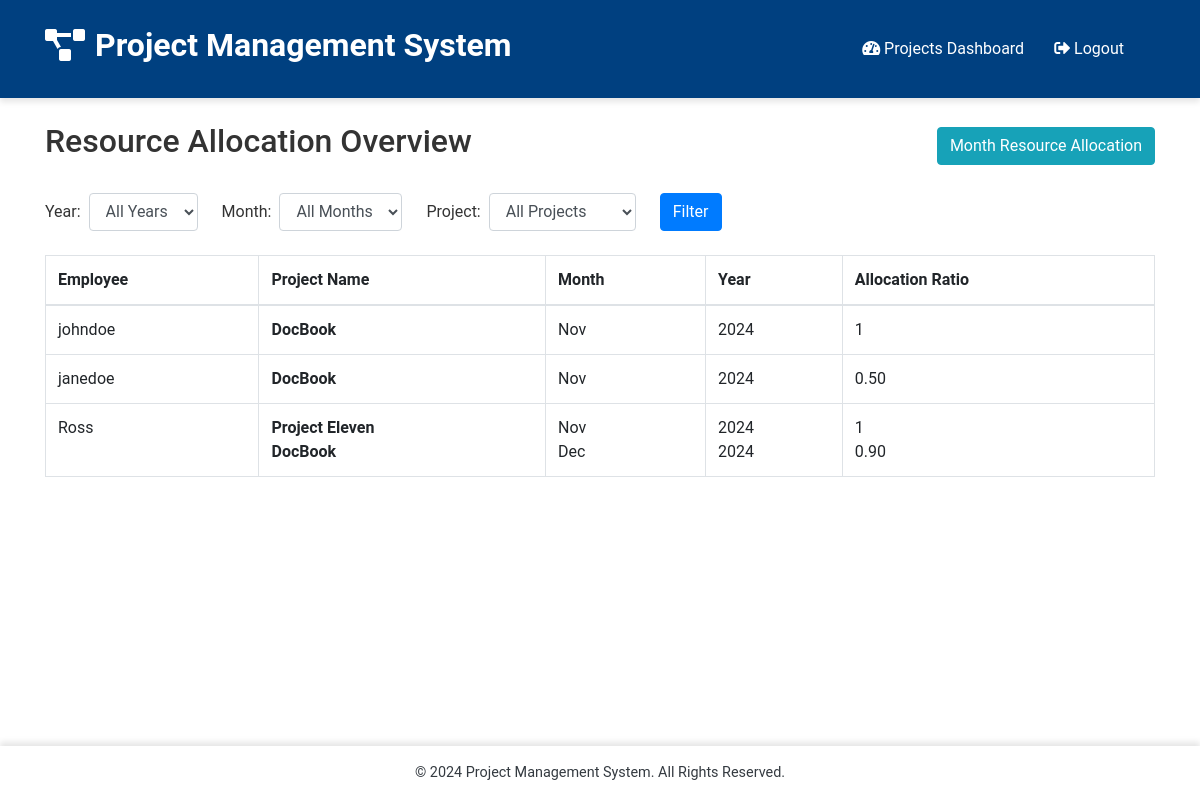
The page /resources/overview/ (signed in) on the database its author committed.
### app/models.py (models this page shows, shortened)
class User(AbstractUser):
    ROLE_CHOICES = (
        ('Manager', 'Manager'),
        ('Team Lead', 'Team Lead'),
        ('Employee', 'Employee'),
    )
    role = models.CharField(max_length=10, choices=ROLE_CHOICES)

class Project(models.Model):
    name = models.CharField(max_length=100)

class ProjectBudget(models.Model):
    project = models.ForeignKey(Project, related_name='budgets', on_delete=models.CASCADE)
    month = models.CharField(max_length=50, null=True, blank=True)
    year = models.CharField(max_length=50, null=True, blank=True)
    budgeted_resources = models.DecimalField(max_digits=5, decimal_places=2)
    actual_resources = models.DecimalField(max_digits=4, decimal_places=2, null=True, blank=True)
    resource_details = models.TextField(null=True, blank=True)
    comments = models.ManyToManyField(settings.AUTH_USER_MODEL, through='ProjectComment', related_name='commented_projects', blank=True)

### app/views.py (the view)
# urls.py: path('resources/overview/', views.resource_allocation_overview, name='resource_allocation_overview'),
@login_required
def resource_allocation_overview(request):
    year = request.GET.get('year', None)
    month = request.GET.get('month', None)
    project_id = request.GET.get('project', None)
    allocations = EmployeeResource.objects.all().select_related('employee', 'project_budget')
    if year and month:
        allocations = allocations.filter(
            project_budget__month=month,
            project_budget__year=year
        )
    if project_id:
        allocations = allocations.filter(project_budget__project__id=project_id)
    resource_allocations = {}
    for allocation in allocations:
        employee = allocation.employee
        if employee not in resource_allocations:
            resource_allocations[employee] = {
                'projects': [],
                'allocated': Decimal('0.0')
            }
        try:
            allocation_ratio = Decimal(allocation.allocation_ratio)
            resource_allocations[employee]['allocated'] += allocation_ratio
        except InvalidOperation:
            allocation_ratio = allocation.allocation_ratio
        resource_allocations[employee]['projects'].append({
            'project': allocation.project_budget.project.name,
            'allocation_ratio': allocation_ratio,
            'month': allocation.project_budget.month,
            'year': allocation.project_budget.year,
        })
    available_months = [month for month in list(calendar.month_abbr)[1:]]
    current_year = datetime.now().year
    available_years = [str(year) for year in range(current_year, current_year + 5)]
    available_projects = Project.objects.all()
    return render(request, 'resource_allocation_overview.html', {
        'resource_allocations': resource_allocations,
        'available_months': available_months,
        'available_years': available_years,
        'available_projects': available_projects,
        'selected_month': month,
        'selected_year': year,
        'selected_project': project_id,
    })

### app/templates/resource_allocation_overview.html (shortened to what this page needs)
{% extends 'base.html' %}
{% block content %}
<div class="d-flex justify-content-between align-items-center">
    <h2>Resource Allocation Overview</h2>
    <a href="{% url 'month_resource_allocation_overview' %}" class="btn btn-info">Month Resource Allocation</a>
</div>
<form method="get" class="form-inline mb-4 mt-4">
    <div class="form-group">
        <label for="year" class="mr-2">Year:</label>
        <select name="year" id="year" class="form-control mr-4">
            <option value="">All Years</option>
        </select>
        <label for="month" class="mr-2">Month:</label>
        <select name="month" id="month" class="form-control mr-4">
            <option value="">All Months</option>
        </select>
        <label for="project" class="mr-2">Project:</label>
        <select name="project" id="project" class="form-control mr-4">
            <option value="">All Projects</option>
        </select>
        <button type="submit" class="btn btn-primary">Filter</button>
    </div>
</form>
<table class="table table-bordered">
    <thead>
        <tr>
            <th>Employee</th>
            <th>Project Name</th>
            <th>Month</th>
            <th>Year</th>
            <th>Allocation Ratio</th>
        </tr>
    </thead>
    <tbody>
        {% for employee, data in resource_allocations.items %}
        <tr>
            <td>{{ employee.username }}</td>
            <td>
                {% for project in data.projects %}
                    <strong>{{ project.project }}</strong><br>
                {% endfor %}
            </td>
            <td>
                {% for project in data.projects %}
                    {{ project.month }}<br>
                {% endfor %}
            </td>
            <td>
                {% for project in data.projects %}
                    {{ project.year }}<br>
                {% endfor %}
            </td>
            <td>
                {% for project in data.projects %}
                    {{ project.allocation_ratio }}<br>
                {% endfor %}
            </td>
        </tr>
        {% endfor %}
    </tbody>
</table>
{% endblock %}

### app/templates/base.html (shortened to what this page needs)
{% load static %}
{% load crispy_forms_tags %}
<!DOCTYPE html>
<html lang="en">
<head>
    <link rel="stylesheet" href="https://cdnjs.cloudflare.com/ajax/libs/font-awesome/5.15.3/css/all.min.css">
    <link rel="stylesheet" href="https://maxcdn.bootstrapcdn.com/bootstrap/4.5.2/css/bootstrap.min.css">
    <link rel="stylesheet" type="text/css" href="{% static 'css/style.css' %}">
</head>
<body class="d-flex flex-column min-vh-100">
    <header class="main-header sticky-top">
        <div class="container d-flex justify-content-between align-items-center py-3">
                <h1 class="brand-title"><i class="fas fa-project-diagram"></i> Project Management System</h1>
            <nav class="navbar navbar-expand-lg navbar-custom">
                <div class="collapse navbar-collapse" id="navbarNav">
                    <ul class="navbar-nav ml-auto">
                        {% if user.is_authenticated %}
                        <li class="nav-item">
                            <a href="/dashboard/" class="nav-link">
                                <i class="fas fa-tachometer-alt"></i> Projects Dashboard
                            </a>
                        </li>
                        <li class="nav-item">
                            <a href="/logout/" class="nav-link">
                                <i class="fas fa-sign-out-alt"></i> Logout
                            </a>
                        </li>
                    {% endif %}
                    </ul>
                </div>
            </nav>
        </div>
    </header>
    <main class="container mt-4 flex-grow-1">
        {% block content %}{% endblock %}
    </main>
    <footer class="footer mt-auto py-3 bg-transparent text-dark">
        <div class="container text-center">
            <span>&copy; {{ year }} 2024 Project Management System. All Rights Reserved.</span>
        </div>
    </footer>
</body>
</html>

### app/static/css/style.css (style rules this page uses)
body { font-family: 'Roboto', 'Helvetica', sans-serif; background-color: #ffffff; color: #333; overflow-x: hidden; }
.main-header { background-color: #004080; color: white; box-shadow: 0px 4px 6px rgba(0, 0, 0, 0.1); padding: 10px 0; animation: fadeInDown 1s ease-out; }
.brand-title { font-size: 2rem; font-weight: bold; color: #ffffff; display: flex; align-items: center; animation: fadeInLeft 1.5s ease-out; }
.brand-title i { margin-right: 10px; }
.navbar-custom .navbar-nav .nav-item .nav-link { color: white; padding: 0 15px; font-size: 1rem; transition: color 0.3s, background 0.3s; animation: fadeInPage 1.2s ease-in-out; }
.navbar-nav { animation: slideIn 1.2s ease-out; }
.navbar-nav .nav-item .nav-link::after { content: ''; position: absolute; left: 0; bottom: -5px; width: 0; height: 3px; background: #ffc107; transition: width 0.3s ease-in-out; }
.footer { background-color: #333; color: #ccc; padding: 20px 0; text-align: center; font-size: 0.9rem; box-shadow: 0 -4px 6px rgba(0, 0, 0, 0.1); }
.fade-in { animation: fadeInPage 0.7s ease-in-out; }

### rows shown on the page
User: username "johndoe", allocation_ratio "1"
Project: project "DocBook" "DocBook" "DocBook"
ProjectBudget: month "Nov" "Nov", year "2024" "2024"
User: username "janedoe", allocation_ratio "0.50"
User: username "Ross", allocation_ratio "1" "0.90"
Project: project "Project Eleven"
ProjectBudget: month "Nov", year "2024"
ProjectBudget: month "Dec", year "2024"
